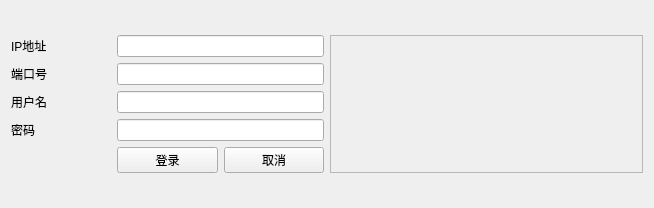
<?xml version="1.0" encoding="UTF-8"?>
<ui version="4.0">
 <class>camera_login</class>
 <widget class="QWidget" name="camera_login">
  <property name="geometry">
   <rect>
    <x>0</x>
    <y>0</y>
    <width>654</width>
    <height>208</height>
   </rect>
  </property>
  <property name="windowTitle">
   <string>Form</string>
  </property>
  <layout class="QGridLayout" name="gridLayout_2">
   <item row="0" column="0">
    <layout class="QGridLayout" name="gridLayout">
     <item row="0" column="0">
      <widget class="QLabel" name="label">
       <property name="text">
        <string>IP地址</string>
       </property>
      </widget>
     </item>
     <item row="0" column="1" colspan="2">
      <widget class="QLineEdit" name="lineEdit"/>
     </item>
     <item row="1" column="0">
      <widget class="QLabel" name="label_2">
       <property name="text">
        <string>端口号</string>
       </property>
      </widget>
     </item>
     <item row="1" column="1" colspan="2">
      <widget class="QLineEdit" name="lineEdit_2"/>
     </item>
     <item row="2" column="0">
      <widget class="QLabel" name="label_3">
       <property name="text">
        <string>用户名</string>
       </property>
      </widget>
     </item>
     <item row="2" column="1" colspan="2">
      <widget class="QLineEdit" name="lineEdit_3"/>
     </item>
     <item row="3" column="0">
      <widget class="QLabel" name="label_4">
       <property name="text">
        <string>密码</string>
       </property>
      </widget>
     </item>
     <item row="3" column="1" colspan="2">
      <widget class="QLineEdit" name="lineEdit_4"/>
     </item>
     <item row="4" column="1">
      <widget class="QPushButton" name="pushButton">
       <property name="text">
        <string>登录</string>
       </property>
      </widget>
     </item>
     <item row="4" column="2">
      <widget class="QPushButton" name="pushButton_2">
       <property name="text">
        <string>取消</string>
       </property>
      </widget>
     </item>
    </layout>
   </item>
   <item row="0" column="1">
    <widget class="QFrame" name="frame_demo">
     <property name="frameShape">
      <enum>QFrame::StyledPanel</enum>
     </property>
     <property name="frameShadow">
      <enum>QFrame::Raised</enum>
     </property>
    </widget>
   </item>
  </layout>
 </widget>
 <resources/>
 <connections/>
</ui>
